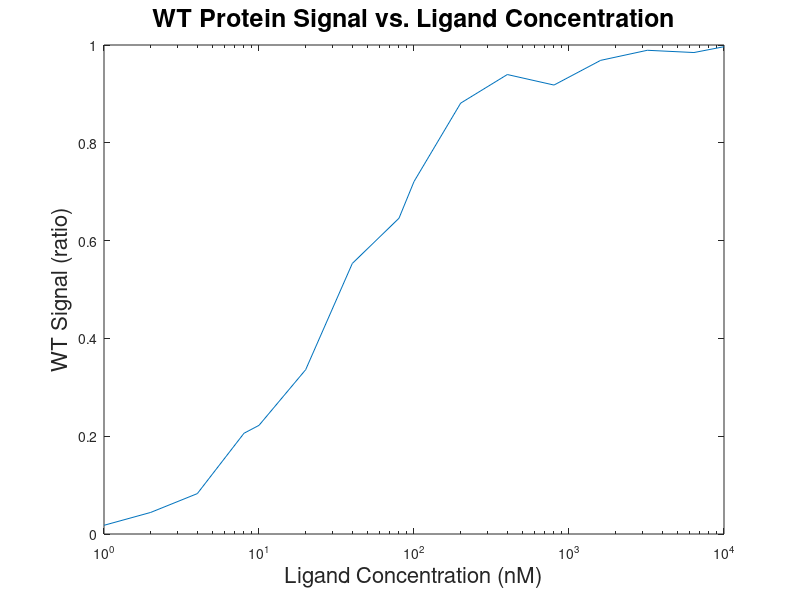

Recreate this plot in MATLAB. (Note: this script raises an error after producing the figure.)
%This assignment is Cell Engineering HW#1 for Fall 2018
%Author:  Gordon Sun
%Date:    20180915
%
%This program uses nonlinear least squares on wild-type and mutant protein/ligand interaction data to...
%Assumptions:  Assuming steady state.
%This file outputs 4 graphs; modified to 5

function myFlag = CellEng_HW1_2018Template()
	clear; close all; clc;
	%Wild-Type Data.  [L] (nM) vs signal
	L0   = [1 2 4 8 10 20 40 80 100 200 400 800 1600 3200 6400 1e4];   % Given ligand concentration (independent variable)
	WT   = [0.0178
	    0.0441
	    0.0826
	    0.2060
	    0.2222
	    0.336
	    0.5533
	    0.6457
	    0.7207
	    0.8811
	    0.9396
	    0.9181
	    0.9686
	    0.9892
	    0.9846
	    0.9965
	    ]';   % WT Signal (dependent variable)
	MUT  = [0.0312
	    0.0786
	    0.1454
	    0.2432
	    0.2727
	    0.3208
	    0.4602
	    0.4346
	    0.6288
	    0.5175
	    0.5519
	    0.5978
	    0.5546
	    0.7384
	    0.7198
	    0.6828
	    ]';   % Mut Signal (dependent variable)

	beta0 = [0, 0];      % Parameter 1:  Initial Guesses: Constant of Proportionality between fraction saturated and signal
	% Parameter 2:  Initial Guesses: Kd [=] nM

	[WT_beta, WT_res] = nlinfit(L0, WT, @binding, beta0);   
	% WT_beta = [proportionality constant, Kd] , ** This needs to be filled in to run **

	%Plots experimental wild-type data
	figure;
	semilogx(L0, WT);  % what you are plotting
	xlabel('Ligand Concentration (nM)', 'FontSize', 16);
	ylabel('WT Signal (ratio)', 'FontSize', 16);
	title('WT Protein Signal vs. Ligand Concentration', 'FontSize', 18);
	axis([ ]);

	%Plots fit of wild-type data
	hold on;
	p =  L0; % this is your array of ligand points to use for fitting
	WT_fit = WT_beta(1) * p ./ (p + WT_beta(2)); % this will be a function of WT_beta(1) WT_beta(2), and p
	semilogx(L0, WT_fit); % what you are plotting
	legend('Raw WT data', 'WT Fit');
	saveas(gcf,'wt_raw_fit.png')

	%Plots Residuals
	figure;
	semilogx(L0, WT_res);  % what you are plotting
	xlabel('Ligand Concentration (nM)', 'FontSize', 16);
	ylabel('Residuals', 'FontSize', 16);
	title('WT Residuals', 'FontSize', 18);
	axis([  ]);
	saveas(gcf,'wt_residuals.png')

	%Repeat with Mutant Data Below.  [L] (nM) vs Mutant Signal
	[MUT_beta, MUT_res] = nlinfit(L0, MUT, @binding, beta0);    
	% MUT_beta = [proportionality constant, Kd] , ** This needs to be filled in to run **
	%Plots experimental mutant data
	figure;
	semilogx(L0, MUT);  % what you are plotting
	xlabel('Ligand Concentration (nM)', 'FontSize', 16);
	ylabel('Mutant Signal (ratio)', 'FontSize', 16);
	title('Mutant Protein Signal vs. Ligand Concentration', 'FontSize', 18);
	axis([ ]);
	%Plots fit of mutant data
	hold on;
	p =  L0; % this is your array of ligand points to use for fitting
	MUT_fit = MUT_beta(1) * p ./ (p + MUT_beta(2)); % this will be a function of MUT_beta(1) MUT_beta(2), and p
	semilogx(L0, MUT_fit); % what you are plotting
	legend('Raw MUT data', 'MUT Fit');
	saveas(gcf,'mut_raw_fit.png')

	%Plots Residuals
	figure;
	semilogx(L0, MUT_res);  % what you are plotting
	xlabel('Ligand Concentration (nM)', 'FontSize', 16);
	ylabel('Residuals', 'FontSize', 16);
	title('Mutant Residuals', 'FontSize', 18);
	axis([  ]);
	saveas(gcf,'mut_residuals.png')


	figure;
	semilogx(L0, WT);
	hold on;
	semilogx(L0, WT_fit);
	semilogx(L0, MUT);
	semilogx(L0, MUT_fit);
	xlabel('Ligand Concentration (nM)', 'FontSize', 16);
	ylabel('Protein Signal (ratio)', 'FontSize', 16);
	title('Superimposed Mutant or WT protein signal vs Ligand')
	legend('WT Raw', 'WT fit', 'MUT Raw', 'MUT fit')
	saveas(gcf,'Superimposed.png')
end

%------------------Function that describes the curve that data points are fit to--------------
function signal = binding(beta, L)
	Var1   = beta(1);
	Var2   = beta(2);
	signal  =  Var1 * L ./ (L + Var2); 
end